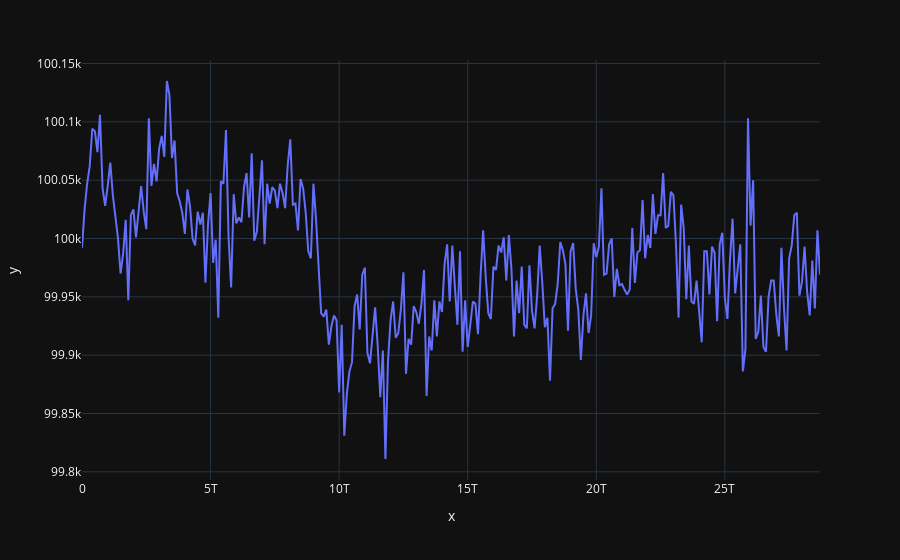

The code cell stored with this chart in its notebook:
### Code cell
px.line(x=np.arange(1,1 + str_to_ns("08:00:00"), 100000000000), y=vals2)

### Figure 1 — Plotly figure (JSON) as saved in the notebook; plotly's stock layout.template omitted (floating-point values rounded to 4 significant figures; data arrays with more than 128 entries replaced by an {"elided": "..."} marker saying what was removed)
{"data": [{"hovertemplate": "x=%{x}<br>y=%{y}<extra></extra>", "legendgroup": "", "line": {"color": "#636efa", "dash": "solid"}, "marker": {"symbol": "circle"}, "mode": "lines", "name": "", "orientation": "v", "showlegend": false, "x": {"elided": "288 int values"}, "xaxis": "x", "y": {"elided": "288 int values"}, "yaxis": "y", "type": "scatter"}], "layout": {"xaxis": {"anchor": "y", "domain": [0.0, 1.0], "title": {"text": "x"}}, "yaxis": {"anchor": "x", "domain": [0.0, 1.0], "title": {"text": "y"}}, "legend": {"tracegroupgap": 0}, "margin": {"t": 60}}}
